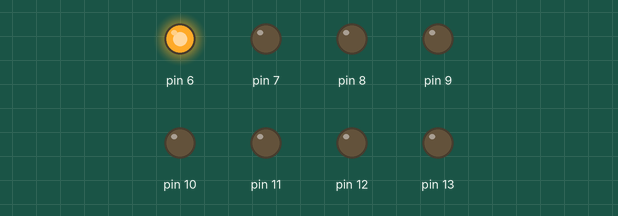
A sketch run on a simulated Arduino Uno, built with avr-gcc and run on an emulated ATmega328P. Parts: output pins drawn as LEDs (lit = HIGH).

Above: at 0.05 s.
At 0.45 s:
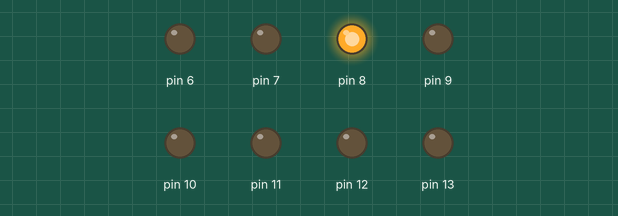
At 0.85 s:
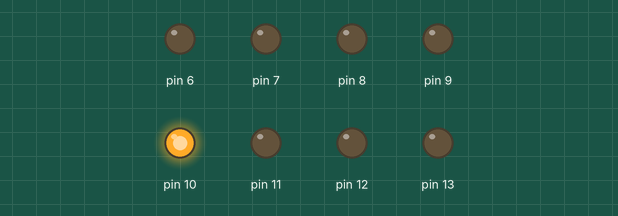
At 1.85 s:
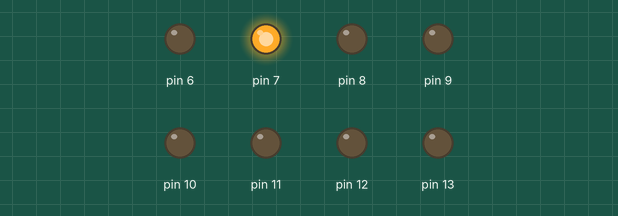
At 2.65 s:
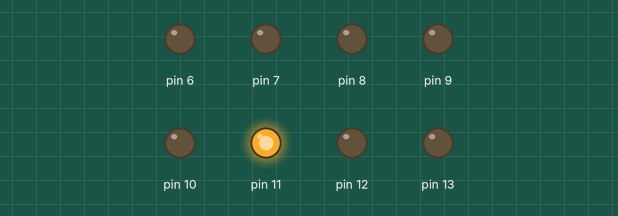
At 3.55 s:
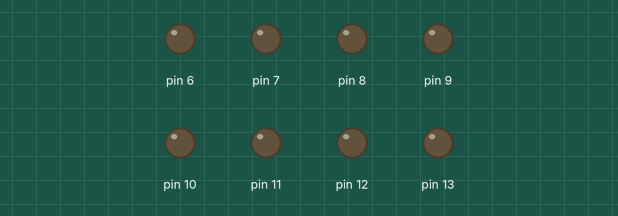
Timing chart, 0 to 3.9 s (numbered marks = the images above):
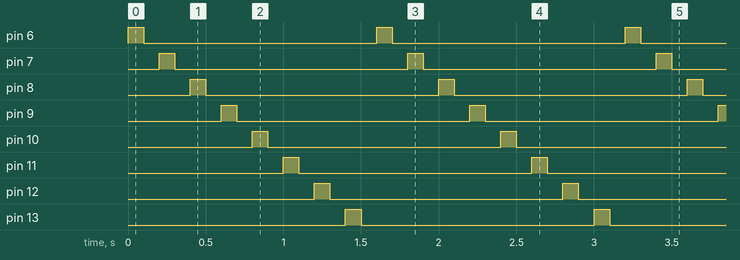

The sketch:

FILA_LEDS.ino
```cpp
void setup()
{
  int i = 0 ; // Inicializamos la variable i como un entero
  for ( i = 6 ; i < 14 ; i++)
    pinMode( i , OUTPUT) ;
}

void loop()
{
  int i = 0 ; // Inicializamos la variable i como un entero

  for ( i = 6 ; i < 14 ; i++)
  {
    digitalWrite( i , HIGH) ;
    delay (100) ;
    digitalWrite( i , LOW);
    delay (100) ;
  }
}
```

Measured:
- by itself, pin 6–13: alternates HIGH for 0.10 s and LOW for 1.5 s
- by itself, everything shown: repeats every 1.6 s, in 16 steps
